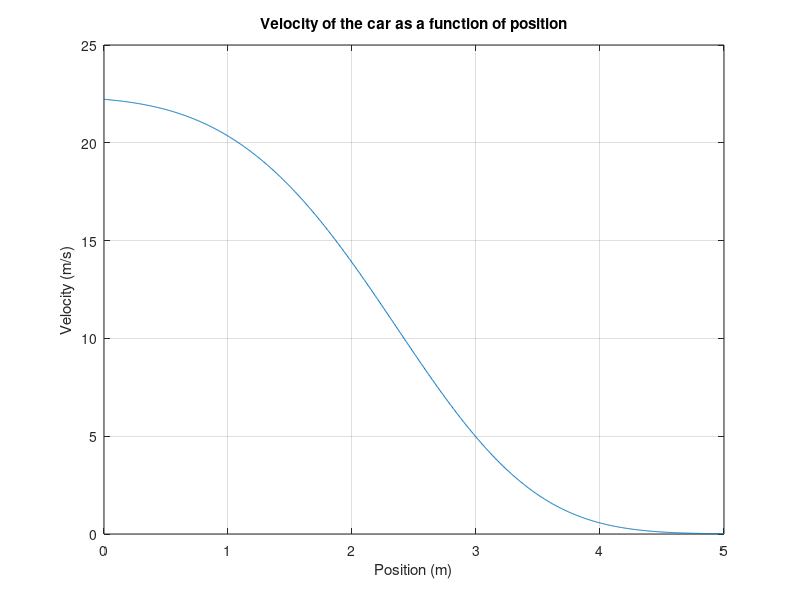

MATLAB code for this plot:
% Constants
K = 40; % s*kg/m^5
m = 1700; % kg
v0 = 80 * 1000 / 3600; % initial velocity in m/s (converted from km/h)
x_max = 5; % max position in meters
N = 1000; % number of points for plotting

% Define the function for force
F = @(v, x) K * v .* (x + 1).^3;

% Define the differential equation dy/dx = f(x, y)
f = @(x, v) -F(v, x) / m;

% Initial conditions
x0 = 0;
v0 = 80 * 1000 / 3600; % initial velocity in m/s (converted from km/h)
initial_conditions = [x0, v0];

% Solve the differential equation
[x, v] = ode45(@(x, v) f(x, v), linspace(0, x_max, N), v0);

% Plot the velocity as a function of position
plot(x, v)
xlabel('Position (m)')
ylabel('Velocity (m/s)')
title('Velocity of the car as a function of position')
grid on
